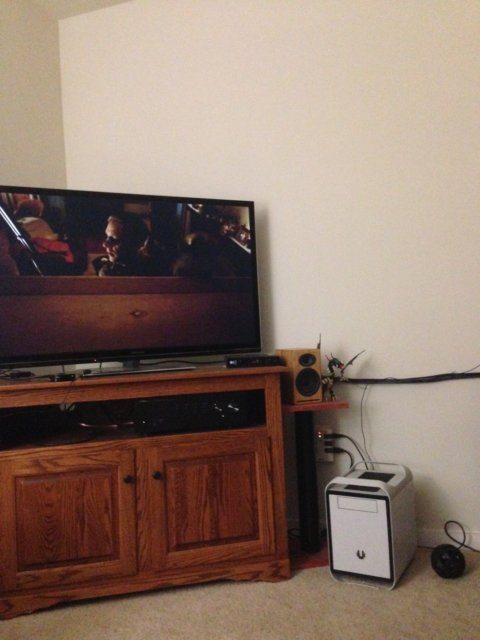
#> input picture 1.jpg, 480 x 640 px, given in place of p1.jpg, which was not available
$ python main.py   (older library calls are emulated)
#> lines starting #> are read from the running program, lines starting #| are printed output that depends on the picture; after the words box and inside, x2 and y2 are one past the last pixel; in counts of white or black regions, pixels touching at a corner belong together; pictures that were not available may be replaced by others from this repository, and a replacement may not be noted
### stitcher.py
import numpy as np
import cv2
import matplotlib.pyplot as plt

class stitcher:

    def __init__(self, image1, image2):
        self.first_set_of_points = None
        self.second_set_of_points = None
        self.h = None
        self.image1 = image1
        self.image2 = image2
        self.matches = None

    # [5 lines left out: function manually_collect_points, not called in this run]

    def calculate_homography_matrix(self):
        # this function calculates the matrix using points calculated previously
        # 2 methods are provided implemented method and built-in

        n = len(self.first_set_of_points)
        if n < 4:
            print('can not calculate need at least 4 points')
            return
        # link for equations : https://math.stackexchange.com/questions/494238/how-to-compute-homography-matrix-h-from-corresponding-points-2d-2d-planar-homog
        a = np.zeros((2*n,8))
        b = np.zeros((2*n,1))

        for i in range(0,n):
            current_point = self.first_set_of_points[i]
            current_point2 = self.second_set_of_points[i]

            a[i*2] = [current_point[0], current_point[1], 1, 0, 0, 0, -current_point[0]*current_point2[0], -current_point[1]*current_point2[0]]
            a[i*2+1] = [0, 0, 0, current_point[0], current_point[1], 1, -current_point[0]*current_point2[1], -current_point[1]*current_point2[1]]

            b[i*2] = current_point2[0]
            b[i*2+1] = current_point2[1]

        # h1 is manually calculated homography
        # h2 is opencv's homography

        h1 = np.linalg.lstsq(a, b, rcond=None)[0]
        h1 = np.insert(h1, [8], [1.0])
        h1 = h1.reshape(3,3)
        h2, status = cv2.findHomography(np.array(self.first_set_of_points), np.array(self.second_set_of_points), cv2.RANSAC)
        print('Our Matrix\n',h1, '\nOpenCV matrix\n', h2)
        self.h = h2


    def detect_keypoints_and_features(self):
        # instead of manually choosing some matching points, we will use opencv's method
        descriptor = cv2.xfeatures2d.SIFT_create()

        # detect keypoints and extracts local invariant descriptors
        keypoints1, features1 = descriptor.detectAndCompute(self.image1, None)
        keypoints2, features2 = descriptor.detectAndCompute(self.image2, None)

        # convert to float
        keypoints1 = np.float32([k.pt for k in keypoints1])
        keypoints2 = np.float32([k.pt for k in keypoints2])

        # match the points
        matcher = cv2.DescriptorMatcher_create("BruteForce")
        matches = matcher.knnMatch(features1, features2, 2)

        # apply Lowe’s ratio test, which is used to determine high-quality feature matches.
        # Typical values for Lowe’s ratio are normally in the range [0.7, 0.8].
        # this helps in false-positive match pruning.

        good = []
        for m in matches:
            if len(m) == 2 and m[0].distance < m[1].distance * 0.75:
                good.append((m[0].trainIdx, m[0].queryIdx))

        self.first_set_of_points = np.float32([keypoints1[i] for (_, i) in good])
        self.second_set_of_points = np.float32([keypoints2[i] for (i, _) in good])
        self.showMatches(good,keypoints1,keypoints2)
        self.matches = good

    def showMatches(self, matches, keypoints1, keypoints2):
        # this function draws the 2 pictures and a line between each 2 pixels considered a match

        (hA, wA) = self.image1.shape[:2]
        (hB, wB) = self.image2.shape[:2]

        # construct the new image
        matchesImage = np.zeros((max(hA, hB), wA + wB, 3), dtype="uint8")
        matchesImage[0:hA, 0:wA] = self.image1
        matchesImage[0:hB, wA:] = self.image2

        for (trainIdx, queryIdx) in matches:
            ptA = (int(keypoints1[queryIdx][0]), int(keypoints1[queryIdx][1]))
            ptB = (int(keypoints2[trainIdx][0]) + wA, int(keypoints2[trainIdx][1]))
            cv2.line(matchesImage, ptA, ptB, (0, 255, 255), 2)

        plt.imshow(matchesImage)
        plt.show()

    def wrap(self):
        result = cv2.warpPerspective(self.image1, self.h, (self.image1.shape[1] + self.image2.shape[1], self.image1.shape[0]))
        result[0:self.image2.shape[0], 0:self.image2.shape[1]] = self.image2
        plt.imshow(result)
        plt.show()
    def warp_implemented(self):
        mv1 = []
        mv2 = []
        rows = self.image1.shape[0]
        cols = self.image2.shape[1] + self.image2.shape[1]
        results = [np.zeros((rows, cols), np.uint8), np.zeros((rows, cols), np.uint8), np.zeros((rows, cols), np.uint8)]
        mv1 = cv2.split(self.image1, mv1)
        mv2 = cv2.split(self.image2, mv2)
        for ii in range(0, 3):
            self.image1 = mv1[ii]
            self.image2 = mv2[ii]
            img1 = self.image1
            img2 = self.image2

            Hinv = np.linalg.inv(self.h)
            pixel = np.ones((3, 1))
            transPix = np.zeros((3, 1), np.float64)

            # print pixel
            for i in range(0, img1.shape[0]):  # loop on y
                for j in range(0, img1.shape[1]):  # loop on x
                    #homogenous coordinates
                    pixel[0][0] = j
                    pixel[1][0] = i
                    pixel[2][0] = 1
                    #mult with H
                    transPix = np.dot(self.h, pixel)
                    #make rightmost buttom element 1
                    x = transPix[0][0] / transPix[2][0]
                    y = transPix[1][0] / transPix[2][0]
                    l = math.floor(x)
                    k = math.floor(y)
                    #check if out of region
                    if (k < results[ii].shape[0] and l < results[ii].shape[1] and k >= 0 and l >= 0):
                        results[ii][k][l] = img1[i][j]
                        # fill holes using inverse wrapping
                        invWrap = np.zeros((3, 1), np.float64)
                        uprow = np.int(k - 1)
                        leftcol = np.int(l - 1)
                        downrow = np.int(k + 1)
                        rightcol = np.int(l + 1)
                        print("uprow:")
                        print(uprow)
                        print("left col:")
                        print(leftcol)

                        for r in range(uprow, downrow):
                            for c in range(leftcol, rightcol):
                                if (r == k and c == l):
                                    continue
                                if (r > 0 and r < results[ii].shape[0] and c > 0 and c < results[ii].shape[1]):
                                    invWrap[0][0] = c
                                    invWrap[1][0] = r
                                    invWrap[2][0] = 1
                                    invWrap = np.dot(Hinv, invWrap)
                                    x = int(invWrap[0][0] / invWrap[2][0])
                                    y = int(invWrap[1][0] / invWrap[2][0])

                                    if (x < img1.shape[1] and y < img1.shape[0]):
                                        results[ii][r][c] = img1[y][x]

            for i in range(0, img2.shape[0]):
                for j in range(0, img2.shape[1]):
                    results[ii][i][j] = img2[i][j]
            print("channel done")

            for i in range(0, results[ii].shape[0]):
                for j in range(0, results[ii].shape[1]):
                    if (results[ii][i][j] == 0):
                        jj = j
                        while (jj < results[ii].shape[1] and results[ii][i][jj] == 0):
                            results[ii][i][jj] = results[ii][i][jj - 1]
                            jj = jj + 1
                        j = jj

        res = cv2.merge(results)
        plt.imshow(res)
        plt.show()


    # [18 lines left out: function verify_homography, not called in this run]

### main.py
from stitcher import stitcher
import matplotlib.pyplot as plt
import matplotlib.image as mpimg
import cv2


if __name__ == '__main__':

    image_stitcher = stitcher(mpimg.imread('../p1.jpg'), mpimg.imread('../p2.jpg'))
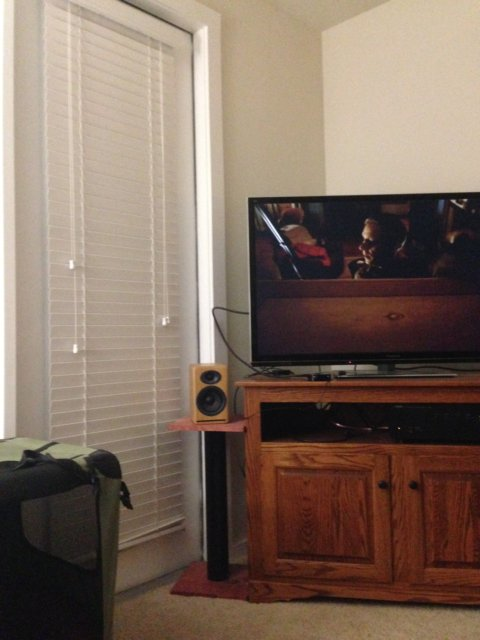
#> input picture 2.jpg, 480 x 640 px, given in place of p2.jpg, which was not available
#> in __init__, self.image1 is the input picture: shape (640, 480, 3); mean R, G, B 139.1, 117.7, 105.4
#> in __init__, self.image2 is the input picture: shape (640, 480, 3); mean R, G, B 127.8, 108.5, 95.3
    # uncomment only one of the 2 methods either manually choose points or use builtin method.
    # for the manual points it's required more than 4. However the more, the better.
    # image_stitcher.manually_collect_points(6)
    image_stitcher.detect_keypoints_and_features()
#> in detect_keypoints_and_features, `keypoints1, features1 = descriptor.detectAndCompute(self.image1, None)`: keypoints1 = 424 keypoints; strongest (x, y, size): (17, 232, 3.8), (249, 251, 2.6), (231, 362, 1.9), (248, 227, 2.8)
#> in detect_keypoints_and_features, `keypoints2, features2 = descriptor.detectAndCompute(self.image2, None)`: keypoints2 = 410 keypoints; strongest (x, y, size): (279, 239, 3.8), (454, 201, 2.6), (285, 247, 3.3), (465, 200, 2.1)
#> in detect_keypoints_and_features, `keypoints1 = np.float32([k.pt for k in keypoints1])`: keypoints1 = 424 pairs, first value 3.78 to 474.6, second value 139.2 to 621.7
#> in detect_keypoints_and_features, `keypoints2 = np.float32([k.pt for k in keypoints2])`: keypoints2 = 410 pairs, first value 7.23 to 473.1, second value 5.45 to 614
#> in detect_keypoints_and_features, `matches = matcher.knnMatch(features1, features2, 2)`: matches = 424 matches
#> after the loop in detect_keypoints_and_features, `for m in matches:`: good = 99 pairs, first value 4 to 409, second value 4 to 352
#> in detect_keypoints_and_features, `self.first_set_of_points = np.float32([keypoints1[i] for (_, i) in goo..`: self.first_set_of_points = 99 pairs, first value 7.5 to 350.1, second value 193 to 620.1
#> in detect_keypoints_and_features, `self.second_set_of_points = np.float32([keypoints2[i] for (i, _) in go..`: self.second_set_of_points = 99 pairs, first value 22.13 to 473.1, second value 195.9 to 614
#> in showMatches, `matchesImage[0:hA, 0:wA] = self.image1`:
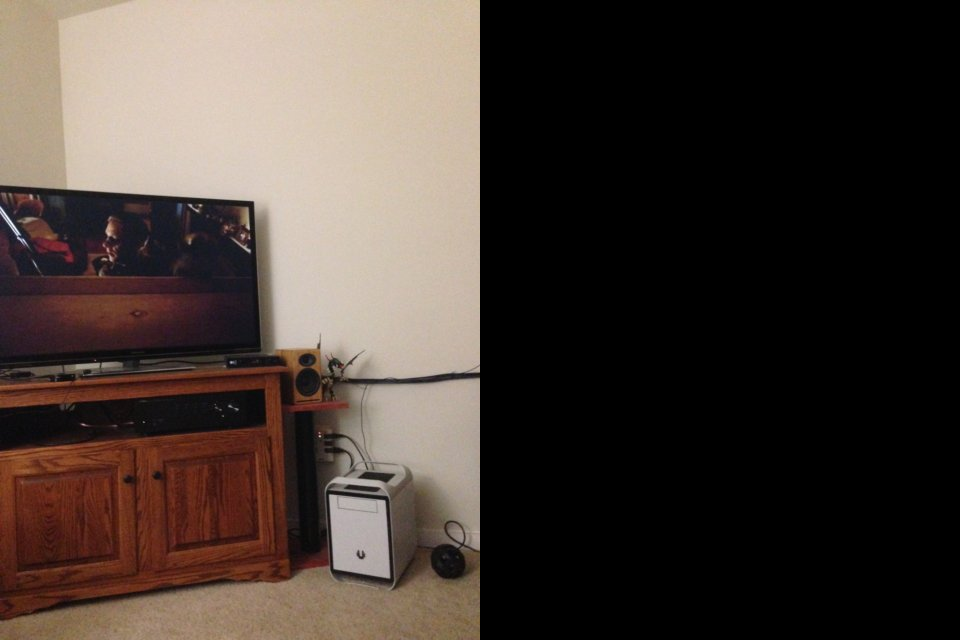
#> matchesImage: shape (640, 960, 3); mean R, G, B 69.6, 58.8, 52.7
#> in showMatches, `matchesImage[0:hB, wA:] = self.image2`:
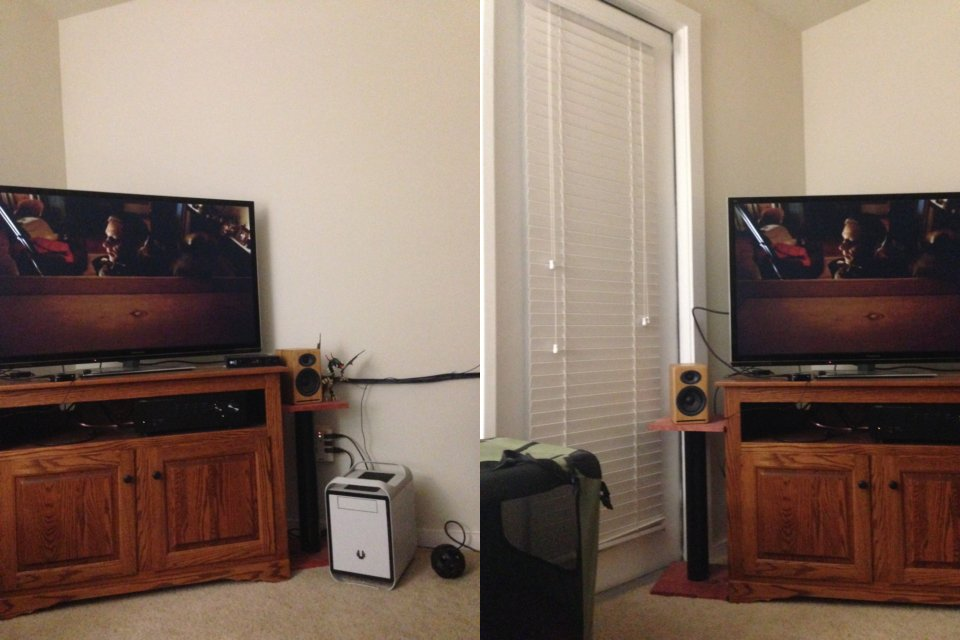
#> matchesImage: shape (640, 960, 3); mean R, G, B 133.4, 113.1, 100.4
#> the loop in showMatches, `for (trainIdx, queryIdx) in matches:` made 99 passes
#> (trainIdx, queryIdx, ptA, ptB) on passes 1 to 12: (249, 4, (7, 372), (750, 370)), (251, 6, (10, 194), (755, 204)), (357, 12, (13, 390), (841, 387)), (266, 14, (13, 386), (762, 383)), (250, 15, (14, 620), (754, 604)), (254, 16, (14, 211), (758, 220)), (256, 22, (16, 232), (759, 238)), (261, 24, (18, 225), (761, 233)), (255, 25, (18, 573), (758, 560)), (263, 27, (19, 195), (762, 205)), (264, 29, (19, 202), (762, 211)), (267, 31, (20, 223), (763, 231))
#> after the loop in showMatches, `for (trainIdx, queryIdx) in matches:`:
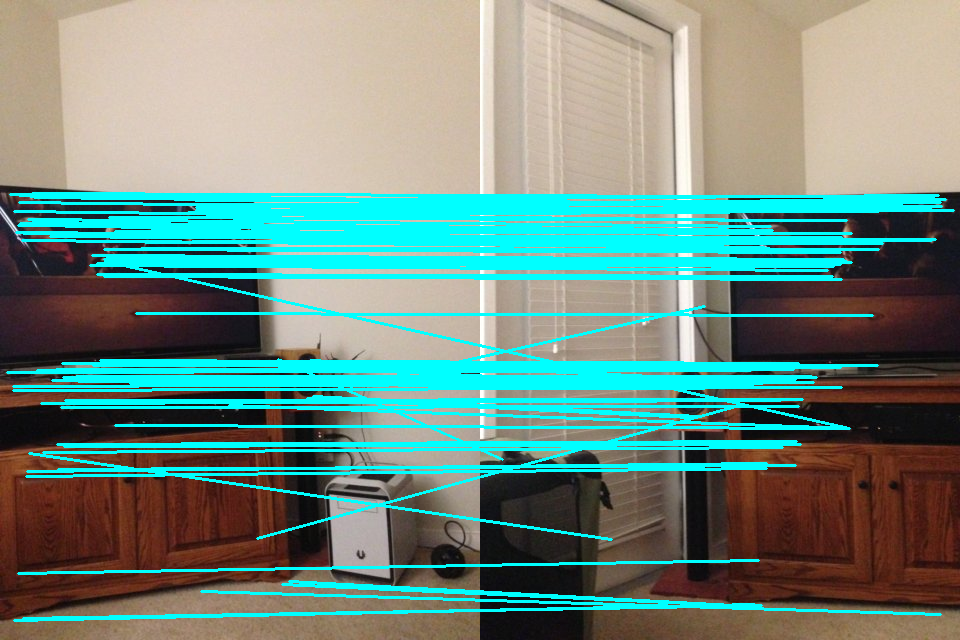
#> matchesImage: shape (640, 960, 3); 18.67% of pixels changed, all inside (x1, y1, x2, y2) = (6, 192, 955, 622)
#> in detect_keypoints_and_features, `self.matches = good`: self.matches has the same summary as good
    image_stitcher.calculate_homography_matrix()
#> in calculate_homography_matrix, `n = len(self.first_set_of_points)`: n = 99
#> the loop in calculate_homography_matrix, `for i in range(0,n):` made 99 passes
#> (current_point, current_point2) on passes 1 to 12: ([7.5, 373], [270.4, 370.3]), ([10.08, 194.4], [275, 204.9]), ([13.23, 390.8], [361.6, 387.1]), ([13.56, 386.5], [282.9, 383]), ([14.41, 620.1], [274.4, 604.6]), ([14.81, 212], [278.6, 220.6]), ([16.81, 232.4], [279.4, 238.7]), ([18.19, 225.6], [281.3, 233.2]), ([18.53, 573.9], [278.7, 560.2]), ([19.1, 195.5], [282.7, 205]), ([19.39, 202.6], [282.8, 211.9]), ([20.75, 223.7], [283.4, 231.2])
#> after the loop in calculate_homography_matrix, `for i in range(0,n):`: b = 198 values, max 614 at index 171, min 22.13 at index 182, mean 329.6
#> in calculate_homography_matrix, `h1 = np.linalg.lstsq(a, b, rcond=None)[0]`: h1 = [-0.363, -0.542, 337.2, -0.601, -0.267, 249.6, -0.00162, -0.00145]
#> in calculate_homography_matrix, `h1 = np.insert(h1, [8], [1.0])`: h1 = [-0.363, -0.542, 337.2, -0.601, -0.267, 249.6, -0.00162, -0.00145, 1]
#> in calculate_homography_matrix, `h1 = h1.reshape(3,3)`: h1 = [[-0.363, -0.542, 337.2], [-0.601, -0.267, 249.6], [-0.00162, -0.00145, 1]]
#> in calculate_homography_matrix, `h2, status = cv2.findHomography(np.array(self.first_set_of_points), np..`: h2 = [[0.63, -0.0109, 268.1], [-0.234, 0.916, 27.48], [-0.000781, -1.1e-06, 1]]; status = 99 values, max 1 at index 0, min 0 at index 2, mean 0.778
#| Our Matrix
#|  [[-3.62586631e-01 -5.41944804e-01  3.37209501e+02]
#|  [-6.00640592e-01 -2.67228926e-01  2.49558983e+02]
#|  [-1.62202699e-03 -1.44989099e-03  1.00000000e+00]]
#| OpenCV matrix
#|  [[ 6.29669613e-01 -1.08878865e-02  2.68093142e+02]
#|  [-2.34405041e-01  9.16256254e-01  2.74804028e+01]
#|  [-7.81088156e-04 -1.10200394e-06  1.00000000e+00]]
#> in calculate_homography_matrix, `self.h = h2`: self.h has the same summary as h2
    # image_stitcher.verify_homography()
    image_stitcher.wrap()
#> in wrap, `result[0:self.image2.shape[0], 0:self.image2.shape[1]] = self.image2`:
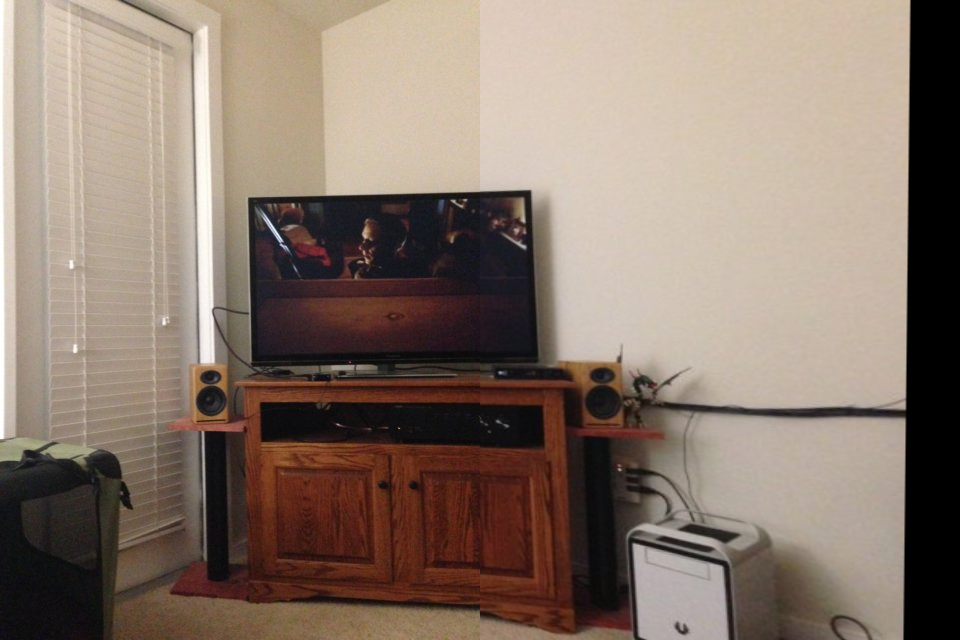
#> result: shape (640, 960, 3); mean R, G, B 137.3, 120.5, 108.3
    image_stitcher.warp_implemented()
#> the loop in warp_implemented, `for ii in range(0, 3):` made 1 pass
#> pass 1, in warp_implemented, `self.image1 = mv1[ii]`:
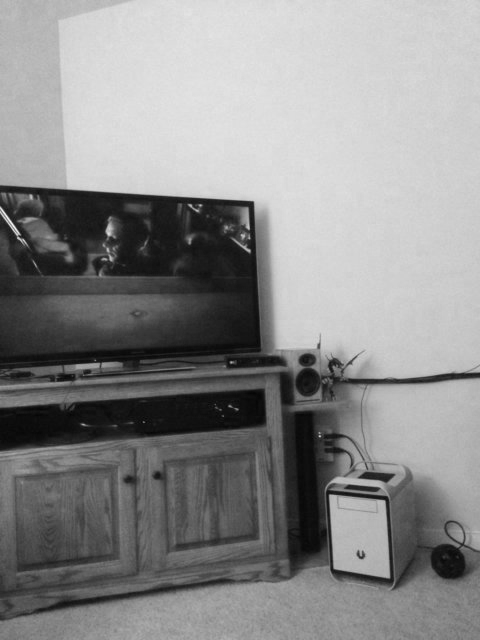
#> self.image1: shape (640, 480); min 4, max 248, mean 139.1
#> pass 1, in warp_implemented, `self.image2 = mv2[ii]`:
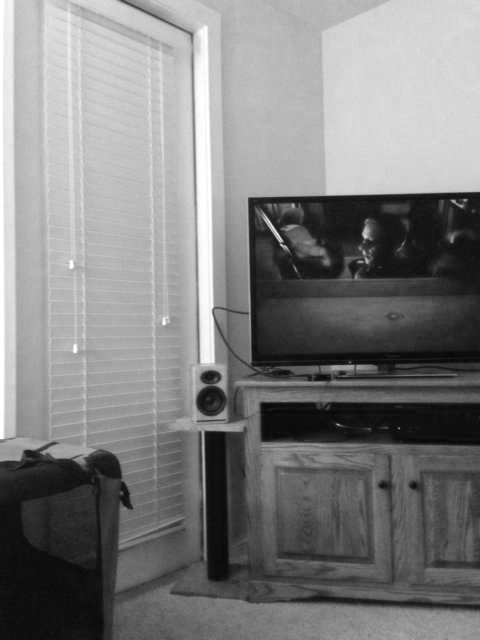
#> self.image2: shape (640, 480); min 5, max 255, mean 127.8
#> after the loop in warp_implemented, `for ii in range(0, 3):`: j = 0; results = 3 items
#> (the run stopped early here; a loop or call above may not have finished)
